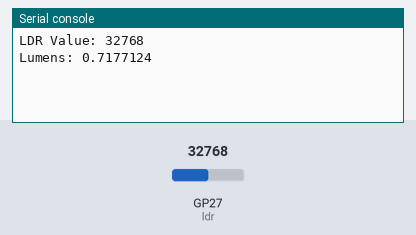
The program below on a simulated Raspberry Pi Pico running MicroPython. On the bench: the last lines printed to the serial console. The test bench sets the inputs (shaded band); at power-on: GP27 (ldr) = 32768 (analog values on the 0–65535 scale).

Above: at 1.2 s.
1.3 s: GP27 (ldr) set to 45874
At 2.9 s:
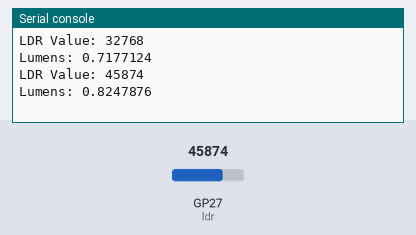
4.0 s: GP27 (ldr) set to 57670
At 4.4 s:
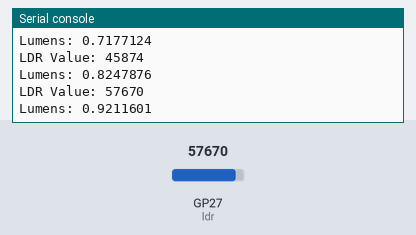
Timing chart, 0 to 7.0 s (numbered marks = the images above; inputs shaded):
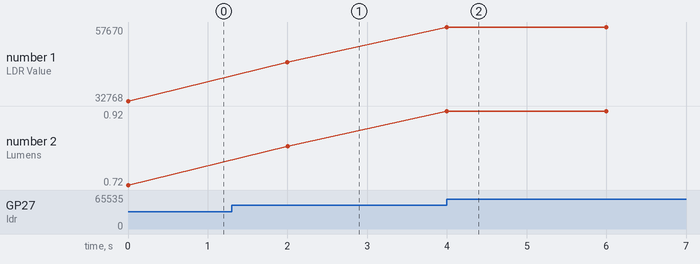

Measured:
- after the input at 1.3 s, the serial console: prints a new line after 0.70 s (image 1)
- after the input at 4.0 s, the serial console: prints a new line at once (image 2)
- plotted number 1: 32768 → 45874 after the input at 1.3 s, 45874 → 57670 after the input at 4.0 s
- plotted number 2: 0.72 → 0.82 after the input at 1.3 s, 0.82 → 0.92 after the input at 4.0 s

The program:

photoresistor.py
```python
from machine import Pin
import time
ldr = machine.ADC(27)  # Initialize an ADC object for pin 27
while True:
    ldr_value = ldr.read_u16()  # Read the LDR value and convert it to a 16-bit unsigned integer
    lumens = (10/1224000) * ldr_value + (.45) # Convert to lumens
    print("LDR Value:", ldr_value)  # Print the LDR value to the console
    print("Lumens:", lumens)  # Print the lumens value
    time.sleep(2)
```
